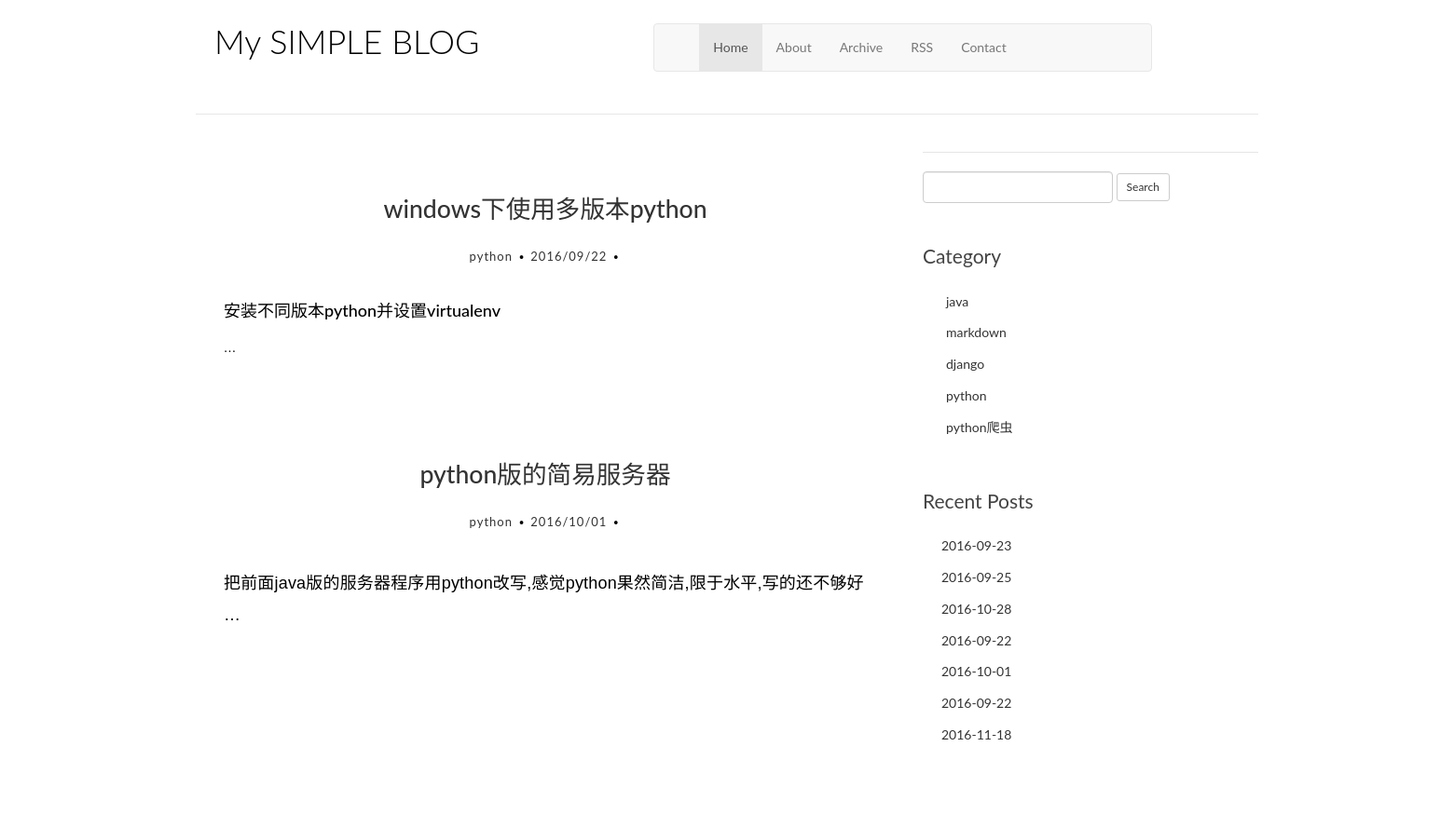
The page /category/python/ on the database its author committed.
### article/models.py (models this page shows, shortened)
class Article(models.Model):
    title = models.CharField(max_length=100)  # 题目
    category = models.CharField(max_length=50)  # 标签
    date_time = models.DateTimeField(auto_now_add=True)  # 日期
    content = models.TextField()  # 内容
    class Meta:  # 按id降序
        ordering = ['id']

### article/views.py (the view)
# urls.py: url(r'category/(\w+)/$', views.CateView.as_view(), name='category'),
class CateView(BaseView):
    template_name = 'index.html'
    context_object_name = 'post_list'
    def get_queryset(self):
        post = Article.objects.filter(category__iexact=self.args[0])
        return post

### article/forms.py
class SearchForm(forms.Form):
    q=forms.CharField(widget=forms.TextInput(
        attrs={'class': 'form-control'}),
        max_length=50,
        required=False,label="")

### article/templatetags/my_markdown.py (called while the page is built)
@register.filter(is_safe=True)  #注册template filter
@stringfilter  #希望字符串作为参数
def my_markdown(value):
    return mark_safe(markdown.markdown(value,
                                       extensions = ['markdown.extensions.fenced_code', 'markdown.extensions.codehilite'],
                                       safe_mode=True,
                                       enable_attributes=False))

### article/views.py (called while the page is built)
    def get_context_data(self, **kwargs):
        context = super(BaseView, self).get_context_data(**kwargs)
        context['item_list'] = Article.objects.values('category','date_time').order_by('category').distinct()
        context['count']=Article.objects.count()
        return context

### templates/index.html (shortened to what this page needs)
{% extends "base.html"%}
{% load my_markdown %}
{% block content%}
<main class="col-md-8">
    {% if none%}
    <h1 class="entry-title">
        <a>No Result!Sorry!</a>
    </h1>
    {% else %}
    {% for post in post_list%}
    <article class="post post-1">
        <header class="entry-header">
            <h1 class="entry-title">
                <a href="{% url 'single' id=post.id %}">{{post.title}}</a>
            </h1>
            <div class="entry-meta">
                <span class="post-category"><a href="#">{{post.category}}</a></span>
                <span class="post-date"><a href="#">{{post.date_time|date:"Y/m/d"}}</a></span>
            </div>
        </header>
        <div class="entry-content clearfix">
            <p> {{post.content|my_markdown|truncatewords:1}}</p>
        </div>
    </article>
    <br/><br/>
    {% endfor %}
    <div class="col-md-4 col-sm-5 col-xs-8 pull-right">
        {% endif %}
    </div>
</main>
{% endblock %}

### article/static/style/custom.css (style rules this page uses)
* { outline: none; }
h1, h2, h3, h4, h5, h6 { margin-top: 0; }
a { color: #333; }
body { color: #444; font-family: 'Lato', sans-serif; }
p { font-family: 'Ubuntu', sans-serif; font-weight: 400; word-spacing: 1px; letter-spacing: 0.01em; }
.post { background: #fff; padding: 30px 30px 0; }
.entry-title { text-align: center; font-size: 1.9em; margin-bottom: 20px; line-height: 1.6; padding: 10px 20px 0; }
.entry-meta { text-align: center; color: #DDDDDD; font-size: 13px; letter-spacing: 1px; margin-bottom: 30px; }
.entry-content { font-size: 18px; line-height: 1.9; font-weight: 300; color: #000; }
.post-category, .post-date, .post-author { position: relative; padding-right: 15px; }
.post-category::after, .post-date::after, .post-author::after { position: absolute; content: '.'; color: #000; font-size: 30px; top: -22px; right: 1px; }

### rows shown on the page
Article: title "windows下使用多版本python", category "python", date_time "2016/09/22", content|my_markdown "安装不同版本python并设置virtualenv …"
Article: title "python版的简易服务器", category "python", date_time "2016/10/01", content|my_markdown "把前面java版的服务器程序用python改写,感觉python果然简洁,限于水平,写的还不够好 …"

### other values the page prints
{{ post.category|lower }} "java" "markdown" "django" "python" "python爬虫"
{{ post.date_time|date:"Y-m-d" }} "2016-09-23" "2016-09-25" "2016-10-28" "2016-09-22" "2016-10-01" "2016-09-22" "2016-11-18"
